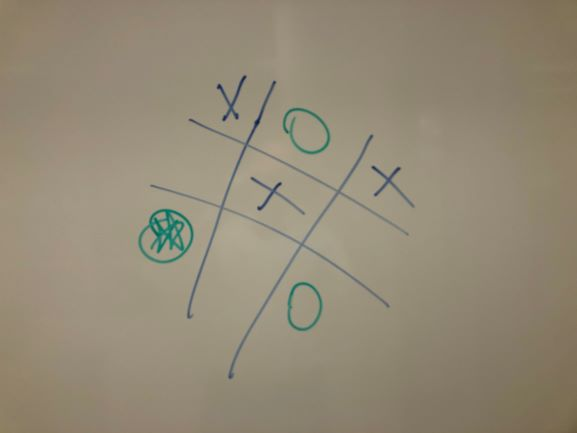
//> input picture pictures/image7.jpeg, 577 x 433 px
$ ./main   (built with g++ and OpenCV 4)
//> lines starting //> are read from the running program, lines starting //| are printed output that depends on the picture; after the words box and inside, x2 and y2 are one past the last pixel; in counts of white or black regions, pixels touching at a corner belong together
#include <iostream>
#include <string>
#include <opencv2/core.hpp>
#include <opencv2/highgui.hpp>
#include <opencv2/imgproc.hpp>

using namespace cv;

void imgPreprocessing(Mat src, Mat& dst); //applies adaptive thresholding and other necessary preparations to the original image
void isolateGrid(Mat& src, Mat& dst); //determins which elements the grid is and removes all other elements from the image
void findCells(Mat src, Mat& dst); //splits the grid into 9 cells and displays the state of each of them

int main()
{
    std::string imgpath = SOURCE_PATH "image7.jpeg";
    Mat image = imread(imgpath);
//> image is the input picture: 433 rows x 577 cols, CV_8UC3; mean B, G, R 118.4, 137.8, 147.3

    Mat imgBinary;
    imgPreprocessing(image, imgBinary);

    Mat grid = imgBinary.clone();
    cvtColor(grid, grid, COLOR_GRAY2BGR);
    isolateGrid(imgBinary, grid);

    findCells(imgBinary, grid);

    imshow("image", image);
    //imshow("binary", imgBinary);
    imshow("grid", grid);

    waitKey(0);
    return 0;
}

void imgPreprocessing(Mat src, Mat& dst)
{
    Mat imgGray;

    cvtColor(src, imgGray, COLOR_BGR2GRAY);
    GaussianBlur(imgGray, imgGray, Size(7, 7), 5, 0);
    adaptiveThreshold(imgGray, dst, 255, ADAPTIVE_THRESH_MEAN_C, THRESH_BINARY_INV, 53, 3);
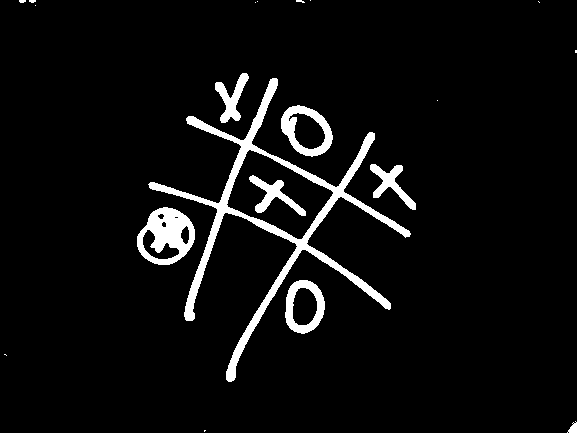
//> dst: 433 rows x 577 cols, CV_8UC1; 5.4% white; 20 white regions (12 under 20 px), largest, box (x1, y1, x2, y2) and area: (148, 78, 411, 382) 7260, (137, 207, 195, 265) 1922, (281, 105, 333, 157) 1126
    copyMakeBorder(dst, dst, 50, 50, 50, 50, BORDER_CONSTANT, Scalar(0, 0, 0));
//> dst: 533 rows x 677 cols, CV_8UC1; 3.8% white; 20 white regions (12 under 20 px), largest, box (x1, y1, x2, y2) and area: (198, 128, 461, 432) 7260, (187, 257, 245, 315) 1922, (331, 155, 383, 207) 1126
    dilate(dst, dst, getStructuringElement(0, Size(3, 3), Point(1, 1)));
    erode(dst, dst, getStructuringElement(0, Size(3, 3), Point(1, 1)));
//> dst: 533 rows x 677 cols, CV_8UC1; 3.8% white; 20 white regions (12 under 20 px), largest, box (x1, y1, x2, y2) and area: (198, 128, 461, 432) 7273, (187, 257, 245, 315) 1936, (331, 155, 383, 207) 1140
}

void isolateGrid(Mat& src, Mat& dst)
{
    std::vector<std::vector<cv::Point> > contours;
    std::vector<Vec4i> hierarchy;
    findContours(src, contours, hierarchy, RETR_TREE, CHAIN_APPROX_SIMPLE);
//> contours = 27 contours, 12 with area under 20; largest, box (x1, y1, x2, y2) and area: (198, 128, 461, 432) 11718, (277, 200, 383, 290) 5368, (187, 257, 245, 315) 2425, (331, 155, 383, 207) 1862, (335, 330, 375, 384) 1634

    int largestArea = 0; int secondLargest = 0; int index = 0; int index2 = 0; double area;
    Mat boxPts;
    double angle = 0;
    //find the largest and second largest contour
    for (size_t j = 0; j < contours.size(); j++)
    {
        area = contourArea(contours[j]);

        if (area > largestArea)
        {
            largestArea = area;
            index = j;
        }
    }
//> this loop made 27 passes
//> (area, largestArea) on passes 2, 4, 6, 15: (59, 59), (1634.5, 1634), (2425, 2425), (11718, 11718)
//> after the loop, largestArea = 11718; index = 14

    for (size_t j = 0; j < contours.size(); j++)
    {
        area = contourArea(contours[j]);

            if (area > secondLargest && area < largestArea * 0.8)
            {
                secondLargest = area;
                index2 = j;
            }
    }
//> this loop made 27 passes
//> after the loop, secondLargest = 5368; index2 = 15
    //find the minimal area rectangle of the second largest contour to determine the rotation of the image
    std::vector<RotatedRect> minRect(contours.size());
    for (size_t i = 0; i < contours.size(); i++)
    {
        minRect[i] = minAreaRect((contours[i]));

        if (i != index)
        {
            drawContours(dst, contours, (int)i, Scalar(0, 0, 0), FILLED);
        }

        if (i == index2)
        {
            Point2f boxPts[4];
            minRect[i].points(boxPts);

            if (abs(boxPts[0].x - boxPts[1].x) > abs(boxPts[0].y - boxPts[1].y))
            {
                angle = atan(abs(boxPts[0].y - boxPts[1].y) / abs(boxPts[0].x - boxPts[1].x));
            }

            else
            {
                angle = atan(abs(boxPts[0].x - boxPts[1].x) / abs(boxPts[0].y - boxPts[1].y));
            }

            // [4 lines of commented-out code are left out]
        }
    }
//> this loop made 27 passes
//> angle on pass 16: 0.433
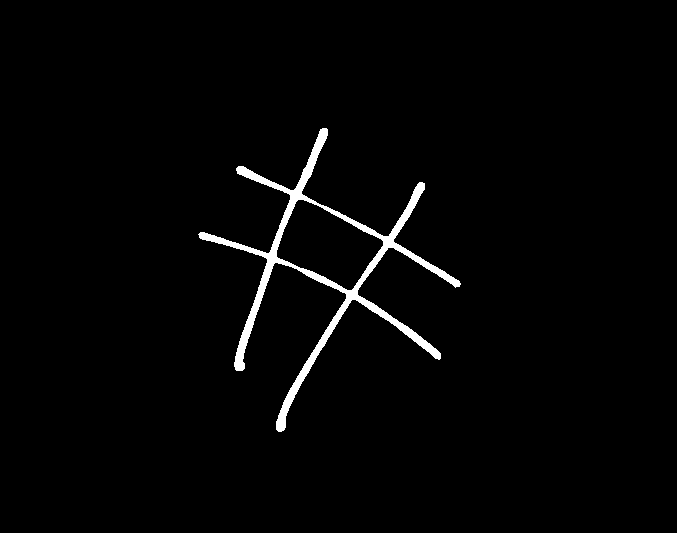
//> dst: 533 rows x 677 cols, CV_8UC3; 1.9% white; 1 white region

    angle = angle * 180 / 3.14;
//> angle = 24.84
    Point2f center = Point(src.cols / 2, src.rows / 2);
    Mat rot = getRotationMatrix2D(center, angle, 1.0);
//> rot = [[0.907, 0.42, -80.48], [-0.42, 0.907, 166.6]]

    warpAffine(src, src, rot, dst.size());
//> src: 533 rows x 677 cols, CV_8UC1; min 0, max 255, mean 9.6
    warpAffine(dst, dst, rot, dst.size());
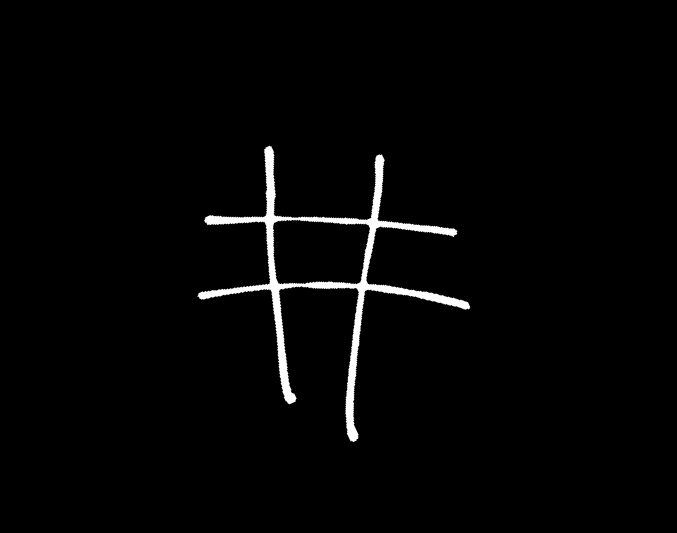
//> dst: 533 rows x 677 cols, CV_8UC3; 3.86% of pixels changed, all inside (x1, y1, x2, y2) = (197, 128, 471, 442)
}

void findCells(Mat src, Mat& dst)
{
    Mat temp = src.clone();
    std::vector<std::vector<cv::Point>> contours2;
    std::vector<Vec4i> hierarchy2;

    findContours(temp, contours2, hierarchy2, RETR_TREE, CHAIN_APPROX_SIMPLE);
//> contours2 = 23 contours, 11 with area under 20; largest, box (x1, y1, x2, y2) and area: (197, 145, 471, 442) 12770, (274, 220, 369, 284) 5194, (209, 306, 264, 367) 2532, (290, 158, 348, 206) 1952, (368, 315, 413, 369) 1716

    int largestArea2 = 0; int secondLargest = 0; int index = 0; int index2 = 0; double area;

    for (size_t j = 0; j < contours2.size(); j++)
    {
        area = contourArea(contours2[j]);

        if (area > largestArea2)
        {
            largestArea2 = area;
            index = j;
        }
    }
//> this loop made 23 passes
//> (area, largestArea2) on passes 3, 5, 17: (1716.5, 1716), (2532.5, 2532), (12769.5, 12769)
//> after the loop, largestArea2 = 12769; index = 16

    for (size_t j = 0; j < contours2.size(); j++)
    {
        area = contourArea(contours2[j]);

        if (area > secondLargest && area < largestArea2 * 0.8)
        {
            secondLargest = area;
            index2 = j;
        }
    }
//> this loop made 23 passes
//> (area, secondLargest) on passes 3, 5, 18: (1716.5, 1716), (2532.5, 2532), (5194, 5194)
//> after the loop, secondLargest = 5194; index2 = 17

    Rect bounding1 = boundingRect(contours2[index]);
//> bounding1 = Rect(197, 145, 274, 297)
    Rect bounding2 = boundingRect(contours2[index2]);
//> bounding2 = Rect(274, 220, 95, 64)

    //find the distance between the largest contour and the grid center
    Point offset((bounding2.x + bounding2.width / 2) - (bounding1.x + bounding1.width / 2), (bounding2.y + bounding2.height / 2) - (bounding1.y + bounding1.height / 2));
//> offset = Point(-13, -41)

    int largestArea = 0;
    std::vector<std::vector<cv::Point>> contours;
    std::vector<Vec4i> hierarchy;

    //offset contours to the grid center and draw the bounding rectangle of the largest contour
    findContours(src, contours, hierarchy, RETR_EXTERNAL, CHAIN_APPROX_SIMPLE, offset);
//> contours = 15 contours, 9 with area under 20; largest, box (x1, y1, x2, y2) and area: (184, 104, 458, 401) 12770, (196, 265, 251, 326) 2532, (277, 117, 335, 165) 1952, (355, 274, 400, 328) 1716, (377, 131, 439, 174) 746, (202, 112, 242, 169) 730

    for (size_t j = 0; j < contours.size(); j++)
    {
        area = contourArea(contours[j]);

        if (area > largestArea)
        {
            largestArea = area;
            index = j;
        }
    }
//> this loop made 15 passes
//> after the loop, largestArea = 12769; index = 10

    Rect bounding = boundingRect(contours[index]);
//> bounding = Rect(184, 104, 274, 297)
    bounding.x += bounding.width * 0.05;
//> bounding = Rect(197, 104, 274, 297)
    bounding.y += bounding.height * 0.05;
//> bounding = Rect(197, 118, 274, 297)
    bounding.width = bounding.width * 0.9;
//> bounding = Rect(197, 118, 246, 297)
    bounding.height = bounding.height * 0.9;
//> bounding = Rect(197, 118, 246, 267)
    //rectangle(dst, bounding, Scalar(0, 255, 0), 2, LINE_8);

    float cellHeight = (float)bounding.height / 3;
//> cellHeight = 89
    float cellWidth = (float)bounding.width / 3;
//> cellWidth = 82
    Mat temp2 = src.clone();
    cvtColor(temp2, temp2, COLOR_GRAY2BGR);

    std::vector<std::vector<cv::Point>> contours1;
    std::vector<Vec4i> hierarchy1;
    findContours(src, contours1, hierarchy1, RETR_TREE, CHAIN_APPROX_SIMPLE);
//> contours1 has the same summary as contours2
    largestArea = 0;  index = 0;

    for (size_t j = 0; j < contours1.size(); j++)
    {
        area = contourArea(contours1[j]);

        if (area > largestArea)
        {
            largestArea = area;
            index = j;
        }
    }
//> this loop made 23 passes
//> after the loop, largestArea = 12769; index = 16

    drawContours(src, contours1, index, Scalar(0, 0, 0), FILLED);
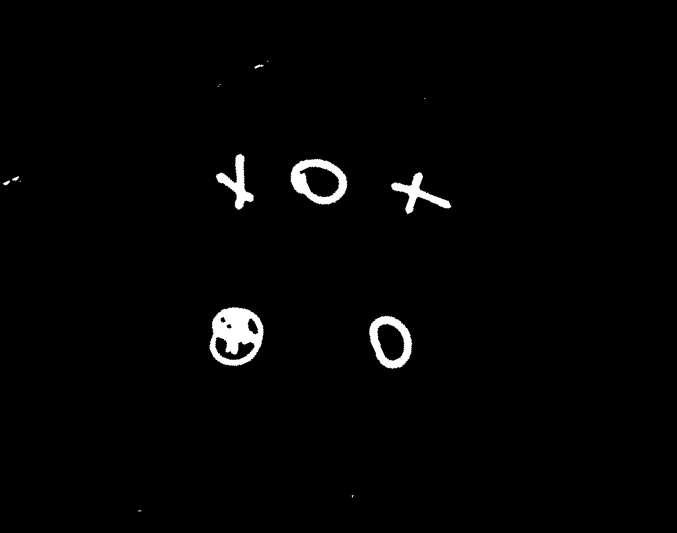
//> src: 533 rows x 677 cols, CV_8UC1; min 0, max 255, mean 3.9

    secondLargest = 0; index2 = 0;
    for (size_t j = 0; j < contours2.size(); j++)
    {
        area = contourArea(contours2[j]);

        if (area > secondLargest && area < largestArea2 * 0.8)
        {
            secondLargest = area;
            index2 = j;
        }
    }
//> after the loop, secondLargest = 5194; index2 = 17

    int index3 = hierarchy1[index2][2];
//> index3 = 18
    while (index3 != -1)
    {
        if (contourArea(contours1[index3]) > 100)
        {
            drawContours(src, contours1, index3, Scalar(255, 255, 255), FILLED);
            if (hierarchy1[index3][2] > -1)
            {
                drawContours(src, contours1, hierarchy1[index3][2], Scalar(0, 0, 0), FILLED);
            }
            break;
        }
        else
        {
            index3 = hierarchy1[index3][0];
        }
    }
//> this loop made 1 pass
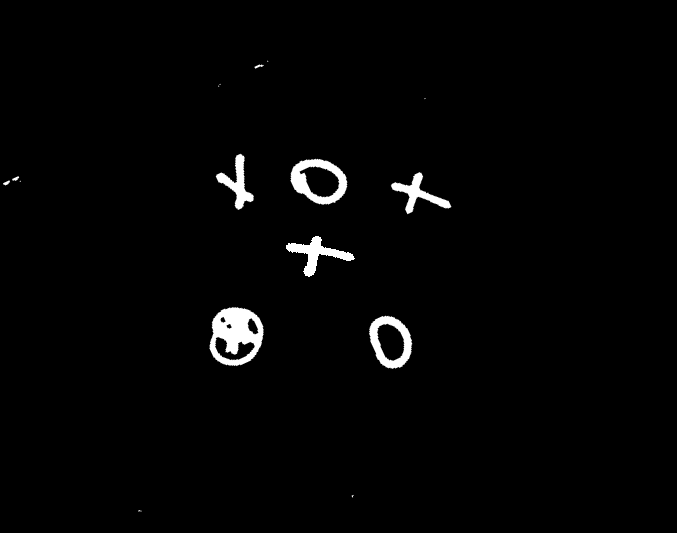
//> src: 533 rows x 677 cols, CV_8UC1; 0.24% of pixels changed, all inside (x1, y1, x2, y2) = (286, 236, 355, 277)
//> after the loop, index3 = 18

    for (size_t y = 0; y < 3; y++)
    {
        for (size_t x = 0; x < 3; x++)
        {
            //split the grid into 9 cells
            Rect cell;
            cell.x = bounding.x + (x * cellWidth * 0.1) + (x * cellWidth);
            cell.y = bounding.y + (y * cellHeight * 0.1) + (y * cellHeight);
            cell.width = cellWidth * 0.8;
            cell.height = cellHeight * 0.8;

            Rect cell2;
            cell2.x = bounding.x + (x * cellWidth);
            cell2.y = bounding.y + (y * cellHeight);
            cell2.width = cellWidth;
            cell2.height = cellHeight;

            rectangle(temp2, cell2, Scalar(0, 255, 0), 2, LINE_8);
            rectangle(src, cell2, Scalar(0, 0, 0), 2, LINE_8);
            rectangle(dst, cell, Scalar(0, 255, 0), 2, LINE_8);

            Mat isolatedCell = src(cell2);

            //determine if there is a circle in each cell
            std::vector<Vec3f> circles;
            HoughCircles(isolatedCell, circles, HOUGH_GRADIENT, 1, isolatedCell.rows / 16, 50, 20);
            for (size_t p = 0; p < circles.size(); p++)
            {
                Point center(cvRound(circles[p][0]) + cell2.x, cvRound(circles[p][1]) + cell2.y);
                int radius = cvRound(circles[p][2]);
                // draw the circle center
                circle(temp2, center, 3, Scalar(0, 255, 0), -1, 8, 0);
                // draw the circle outline
                circle(temp2, center, radius, Scalar(0, 0, 255), 3, 8, 0);
            }

            bool circleFound = false;
            for (size_t k = 0; k < circles.size(); k++)
            {
                if (circles[k][2] > 15)
                {
                    circleFound = true;
                    break;
                }
            }

            if (circleFound)
            {
                circle(dst, Point(cell.x + (cell.width / 2), cell.y + (cell.height / 2)), cell.width / 2.0 * 0.8, Scalar(0, 0, 255), 3);
            }

            //if there is no circle determine if the cell contains an X or if it's empty
            else
            {
                std::vector<std::vector<cv::Point>> contours3;
                std::vector<Vec4i> hierarchy3;

                findContours(isolatedCell, contours3, hierarchy3, RETR_EXTERNAL, CHAIN_APPROX_SIMPLE);

                if (contours3.size() > 0)
                {
                    int largestArea4 = 0; int index4 = 0; double area4;

                    for (size_t j = 0; j < contours3.size(); j++)
                    {
                        area4 = contourArea(contours3[j]);

                        if (area4 > largestArea4)
                        {
                            largestArea4 = area4;
                            index4 = j;
                        }
                    }

                    std::vector<std::vector<Point>> hull(contours3.size());

                    convexHull(contours3[index4], hull[index4]);
                    if (contourArea(hull[index4]) > 400)
                    {
                        line(dst, Point(cell.x + (cell.width * 0.1), cell.y + (cell.height * 0.1)), Point(cell.x + (cell.width * 0.9), cell.y + (cell.height * 0.9)), Scalar(255, 0, 0), 3);
                        line(dst, Point(cell.x + (cell.width * 0.1), cell.y + (cell.height * 0.9)), Point(cell.x + (cell.width * 0.9), cell.y + (cell.height * 0.1)), Scalar(255, 0, 0), 3);
                    }
                }
            }
        }
    }
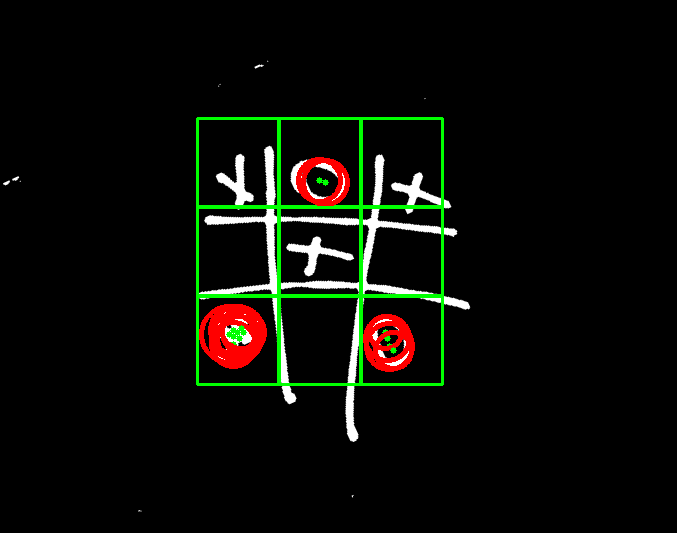
//> temp2: 533 rows x 677 cols, CV_8UC3; mean B, G, R 6.6, 11.8, 10.6
//> src: 533 rows x 677 cols, CV_8UC1; 105 pixels changed, all inside (x1, y1, x2, y2) = (234, 198, 444, 209)
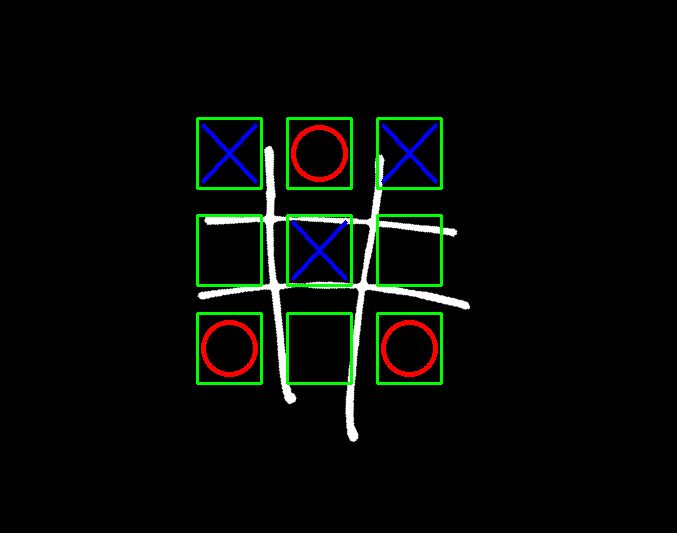
//> dst: 533 rows x 677 cols, CV_8UC3; 3.22% of pixels changed, all inside (x1, y1, x2, y2) = (196, 117, 443, 385)
    //imshow("temp2", temp2);
    //waitKey(0);
}
